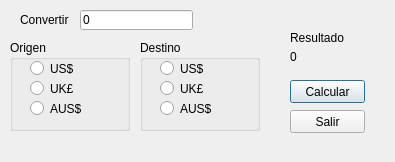
<?xml version="1.0" encoding="UTF-8"?>
<ui version="4.0">
 <class>Dialog</class>
 <widget class="QDialog" name="Dialog">
  <property name="geometry">
   <rect>
    <x>0</x>
    <y>0</y>
    <width>395</width>
    <height>162</height>
   </rect>
  </property>
  <property name="windowTitle">
   <string>Dialog</string>
  </property>
  <widget class="QPushButton" name="pbConvert">
   <property name="geometry">
    <rect>
     <x>290</x>
     <y>80</y>
     <width>75</width>
     <height>23</height>
    </rect>
   </property>
   <property name="text">
    <string>Calcular</string>
   </property>
  </widget>
  <widget class="QLabel" name="lbConvert">
   <property name="geometry">
    <rect>
     <x>20</x>
     <y>10</y>
     <width>51</width>
     <height>20</height>
    </rect>
   </property>
   <property name="text">
    <string>Convertir</string>
   </property>
  </widget>
  <widget class="QGroupBox" name="groupBox">
   <property name="geometry">
    <rect>
     <x>140</x>
     <y>40</y>
     <width>120</width>
     <height>91</height>
    </rect>
   </property>
   <property name="title">
    <string>Destino</string>
   </property>
   <widget class="QRadioButton" name="ToUS">
    <property name="geometry">
     <rect>
      <x>20</x>
      <y>20</y>
      <width>82</width>
      <height>17</height>
     </rect>
    </property>
    <property name="text">
     <string>US$</string>
    </property>
   </widget>
   <widget class="QRadioButton" name="ToUK">
    <property name="geometry">
     <rect>
      <x>20</x>
      <y>40</y>
      <width>82</width>
      <height>17</height>
     </rect>
    </property>
    <property name="text">
     <string>UK£</string>
    </property>
   </widget>
   <widget class="QRadioButton" name="ToAUS">
    <property name="geometry">
     <rect>
      <x>20</x>
      <y>60</y>
      <width>82</width>
      <height>17</height>
     </rect>
    </property>
    <property name="text">
     <string>AUS$</string>
    </property>
   </widget>
  </widget>
  <widget class="QGroupBox" name="groupBox_2">
   <property name="geometry">
    <rect>
     <x>10</x>
     <y>40</y>
     <width>120</width>
     <height>91</height>
    </rect>
   </property>
   <property name="title">
    <string>Origen</string>
   </property>
   <widget class="QRadioButton" name="FromUS">
    <property name="geometry">
     <rect>
      <x>20</x>
      <y>20</y>
      <width>82</width>
      <height>17</height>
     </rect>
    </property>
    <property name="text">
     <string>US$</string>
    </property>
   </widget>
   <widget class="QRadioButton" name="FromUK">
    <property name="geometry">
     <rect>
      <x>20</x>
      <y>40</y>
      <width>82</width>
      <height>17</height>
     </rect>
    </property>
    <property name="text">
     <string>UK£</string>
    </property>
   </widget>
   <widget class="QRadioButton" name="FromAUS">
    <property name="geometry">
     <rect>
      <x>20</x>
      <y>60</y>
      <width>82</width>
      <height>17</height>
     </rect>
    </property>
    <property name="text">
     <string>AUS$</string>
    </property>
   </widget>
  </widget>
  <widget class="QPushButton" name="pbExit">
   <property name="geometry">
    <rect>
     <x>290</x>
     <y>110</y>
     <width>75</width>
     <height>23</height>
    </rect>
   </property>
   <property name="text">
    <string>Salir</string>
   </property>
  </widget>
  <widget class="QLineEdit" name="Amount">
   <property name="geometry">
    <rect>
     <x>80</x>
     <y>10</y>
     <width>113</width>
     <height>20</height>
    </rect>
   </property>
   <property name="text">
    <string>0</string>
   </property>
  </widget>
  <widget class="QLabel" name="lbResult">
   <property name="geometry">
    <rect>
     <x>290</x>
     <y>30</y>
     <width>61</width>
     <height>16</height>
    </rect>
   </property>
   <property name="text">
    <string>Resultado</string>
   </property>
  </widget>
  <widget class="QLabel" name="lbTxtResult">
   <property name="geometry">
    <rect>
     <x>290</x>
     <y>50</y>
     <width>47</width>
     <height>13</height>
    </rect>
   </property>
   <property name="text">
    <string>0</string>
   </property>
  </widget>
 </widget>
 <resources/>
 <connections/>
</ui>
